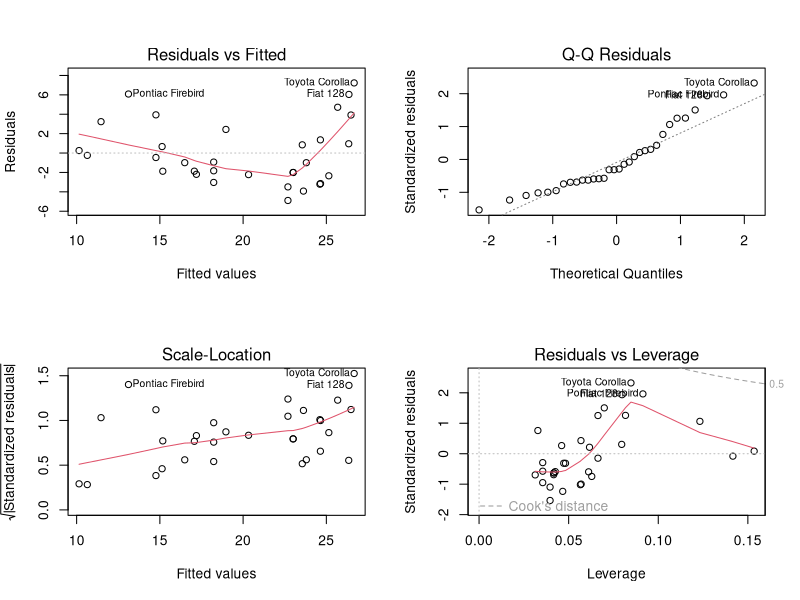
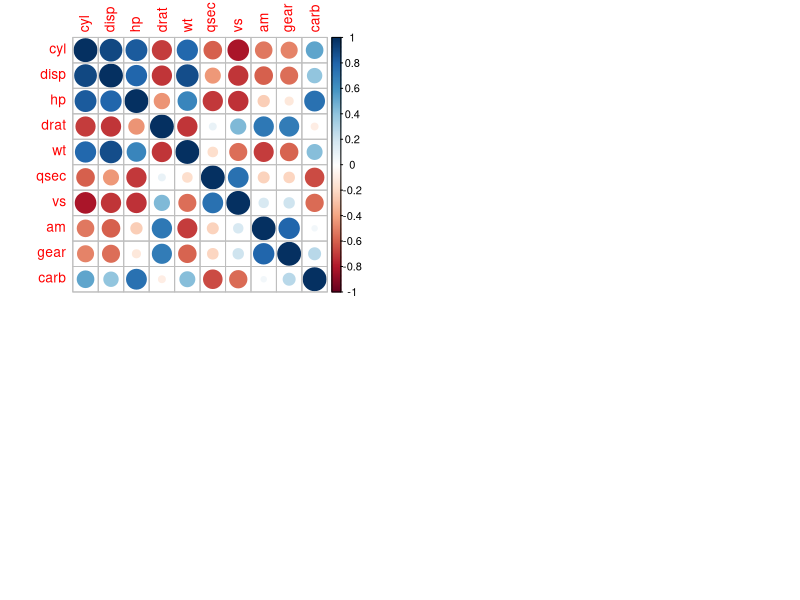

Generate these figures, in order, with R: (Note: this script raises an error after producing the figures.)
##linear models lecture##
##week 6###

###some data###
forest <- c(9, 6, 4, 6, 7, 10)
field  <- c(12, 9, 12, 10)
ants <- data.frame(
  place=rep(c("field","forest"),
            c(length(field), length(forest))),
  colonies=c(field,forest),
  observers=c(1,3,2,1,5,2,1,2,1,1)
)

## One-parameter variables
head(ants)

l1 <- lm(colonies~observers, data = ants)
lm(colonies~observers, data = ants)
summary(l1)
#[now write out equations]

## Multi-parameter variables 
## Interactions


l2 <- lm(colonies~observers*place, data = ants)
summary(l2)

##diagnostic plots
## Diagnostic plots in code...

head(mtcars)

par(mfrow=c(2,2))  # set 2 rows and 2 column plot layout
#what is the influence of dispersion on MPG?
mod_1 <- lm(mpg ~ disp, data=mtcars)  # linear model
plot(mod_1)

## Correlation plots
##examine collinearity among variables
##which pairs are correlated?
library(car)
mod2 <- lm(mpg ~ ., data=mtcars)
summary(mod2)
#this says mpg by all vars

library(corrplot)
corrplot(cor(mtcars[, -1])) #give me everything but what is being predicted (mpg)
#be careful with vars that are dark blue
#=> Interpreted from plot.
#=> Correlated pairs: 
#=> - disp, cyl, hp, wt
#=> - gear, am
#=> - hp, carb
#- dark blue = bad


library(arm)
dev.off()

## Basic tools
l2 <- lm(colonies~observers*place, data = ants)
summary(l2)

#coefplot(l2)

## Multiple comparisons
forest <- c(9, 6, 4, 6, 7, 10)
field  <- c(12, 9, 12, 10)
playground <- c(1,0,3,2,1)
ants <- data.frame(
  place=rep(c("field","forest","playground"),
            c(length(field), length(forest),length(playground))),
  colonies=c(field,forest,playground)
)

ants
##check car package##Anova###
l2 = aov(colonies~place, data = ants);summary(l2)
l2 = lm(colonies~place, data = ants);anova(l2)

summary(l2); l2
TukeyHSD(l2)


library(multcomp)
ga = glht(l2, linfct = mcp(place = "Tukey"))
summary(ga)

## Plotting

yhats=predict(l2,interval = "confidence")
#note this gives a value for each value of your existing dataset
?predict.lm
#can specificy newdata frame to predict
dat.new=expand.grid(place=c("playground","field","forest"))
yhats=predict(l2,newdata=dat.new,interval = "confidence")

##ggplot2##
head(mtcars)
r=ggplot(data=mtcars, aes(x=wt, y=mpg))+ 
  geom_point()+
  stat_smooth(method = "lm")+
  theme_bw() + 
  theme(axis.title=element_text(size=20),axis.text=element_text(size=10),panel.grid = element_blank(), axis.line=element_line(),legend.position="top",legend.title=element_blank())
print(r)
